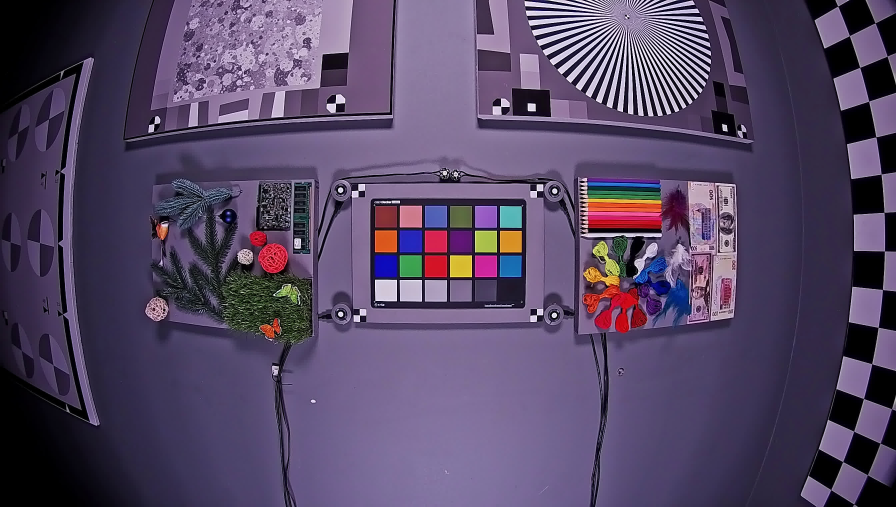
#> input picture lesson_2/purple_tint.jpg, 2688 x 1520 px (shown at 1/3 size)
$ jupyter execute lesson_2.ipynb
#> lines starting #> are read from the running program, lines starting #| are printed output that depends on the picture; long printed decimals are rounded
[cell 1]
import cv2
import numpy as np
from matplotlib import pyplot as plt
plt.rcParams['figure.figsize'] = [15, 5]

[cell 2]
img = cv2.imread('purple_tint.jpg')
#> img is the input picture: shape (1520, 2688, 3); mean B, G, R 101.3, 71.9, 85.6
img = cv2.cvtColor(img, cv2.COLOR_BGR2RGB)
plt.imshow(img)

[cell 3]
# Define white patch and the coefficients
row, col = 870, 1155
white = img[row, col, :]
#> white = [209, 198, 215]
#coeffs = 255.0/white
coeffs = white[1]/white # better result for white balance
#> coeffs = [0.947, 1, 0.921]
print(coeffs)
#| [0.9474 1.         0.9209]

# Apply white balancing and generate balanced image
balanced = np.zeros_like(img, dtype=np.float32)
for channel in range(3):
    balanced[..., channel] = img[..., channel] * coeffs[channel]

# White patching does not guarantee that the dynamic range is preserved, images must be clipped.
balanced = balanced/255
balanced[balanced > 1] = 1

plt.subplot(121), plt.imshow(img)
plt.subplot(122), plt.imshow(balanced)
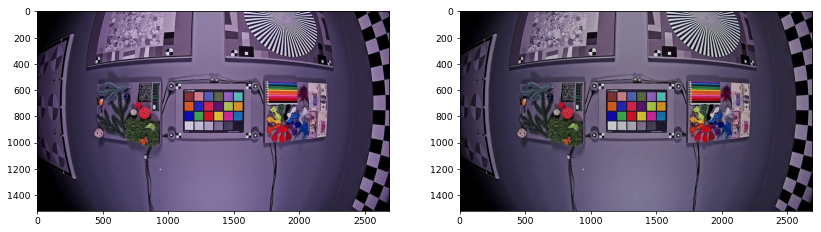
#> figure drawn by matplotlib, 2 panels

[cell 4]
# Load your image
img = cv2.imread('purple_tint.jpg')
img = cv2.cvtColor(img, cv2.COLOR_BGR2RGB)

# Compute the mean values for all three colour channels (red, green, blue)
mean_r, mean_g, mean_b, x  = cv2.mean(img)
#> mean_r = 85.6; mean_g = 71.94; mean_b = 101.3; x = 0

# Compute the coefficients kr, kg, kb
# Note: there are 3 coefficients to compute but we only have 2 equations.
# Therefore, you have to make an assumption, fix the value of one of the
# coefficients and compute the remining two
# Hint: You can fix the coefficient of the brightest colour channel to 1.
kr = mean_g / mean_r
#> kr = 0.84
kg = 1
kb = mean_g / mean_b
#> kb = 0.71
coeffs = [kr, kg, kb]
#> coeffs = [0.84, 1, 0.71]
print(coeffs)
#| [0.8404, 1, 0.7104]

# Apply color balancing and generate the balanced image
for channel in range(3):
    balanced[..., channel] = img[..., channel] * coeffs[channel]
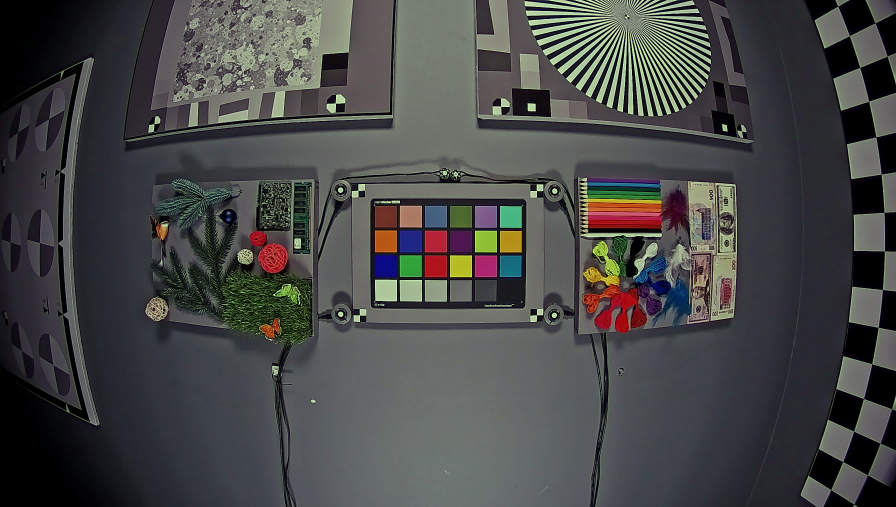
#> balanced: shape (1520, 2688, 3) float32 (shown at 1/3 size); mean R, G, B 71.8, 71.8, 71.9
balanced = balanced/255
balanced[balanced > 1] = 1

# Show the original and the balanced image side by side
plt.subplot(121), plt.imshow(img)
plt.subplot(122), plt.imshow(balanced)
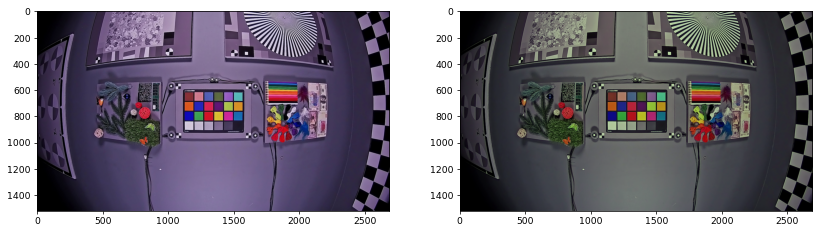
#> figure drawn by matplotlib, 2 panels

[cell 5]
# Load your image
img = cv2.imread('purple_tint.jpg')
img = cv2.cvtColor(img, cv2.COLOR_BGR2RGB)

# Compute the maximum values for all three colour channels (red, green, blue)
red, green, blue = cv2.split(img)
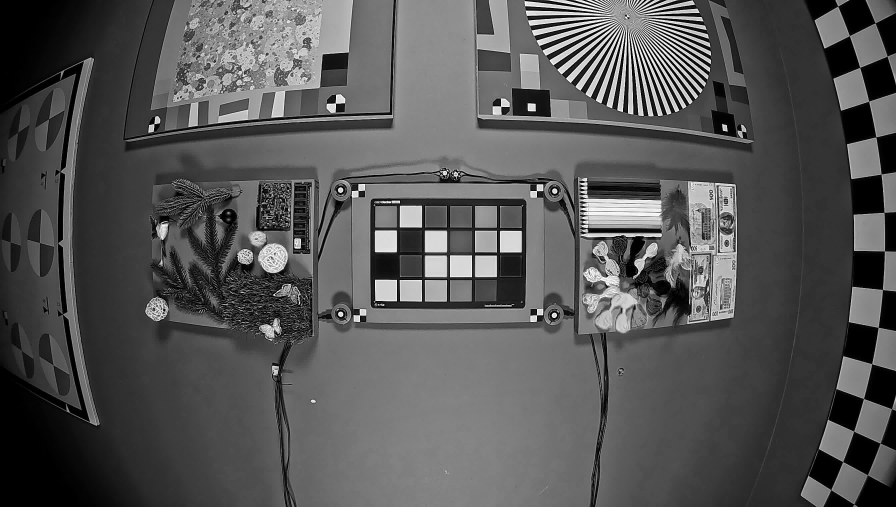
#> red: shape (1520, 2688) (shown at 1/3 size); min 0, max 255, mean 85.6
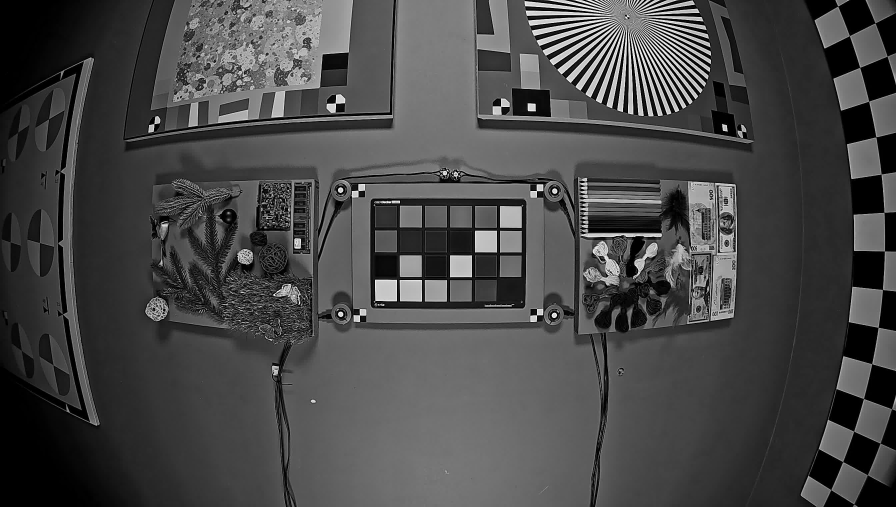
#> green: shape (1520, 2688) (shown at 1/3 size); min 0, max 255, mean 71.9
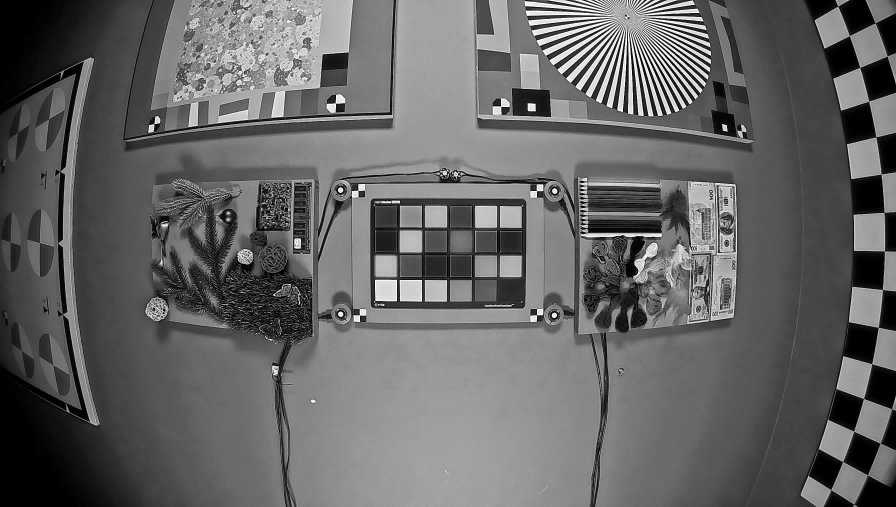
#> blue: shape (1520, 2688) (shown at 1/3 size); min 0, max 255, mean 101.3
max_r = np.max(red)
#> max_r = 255
max_g = np.max(green)
#> max_g = 255
max_b = np.max(blue)
#> max_b = 255
print(max_r, max_g, max_b)
#| 255 255 255

# Apply scale-by-max balancing and generate the balanced image
balanced = cv2.merge([red/max_r, green/max_g, blue/max_b])

plt.subplot(121), plt.imshow(img)
plt.subplot(122), plt.imshow(balanced)
